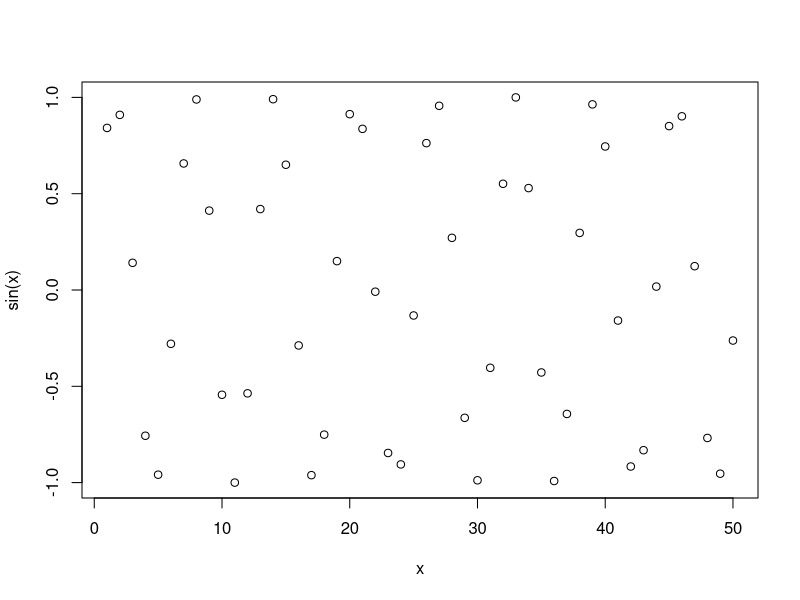
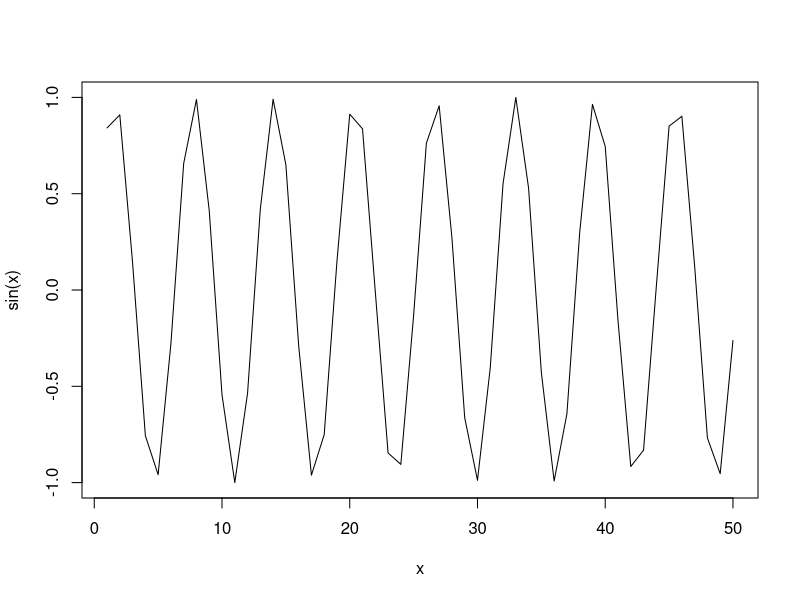
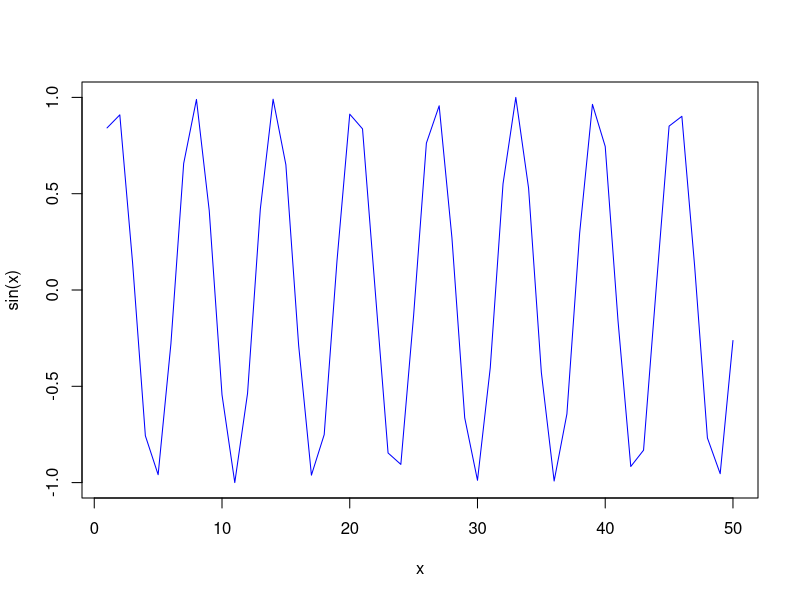
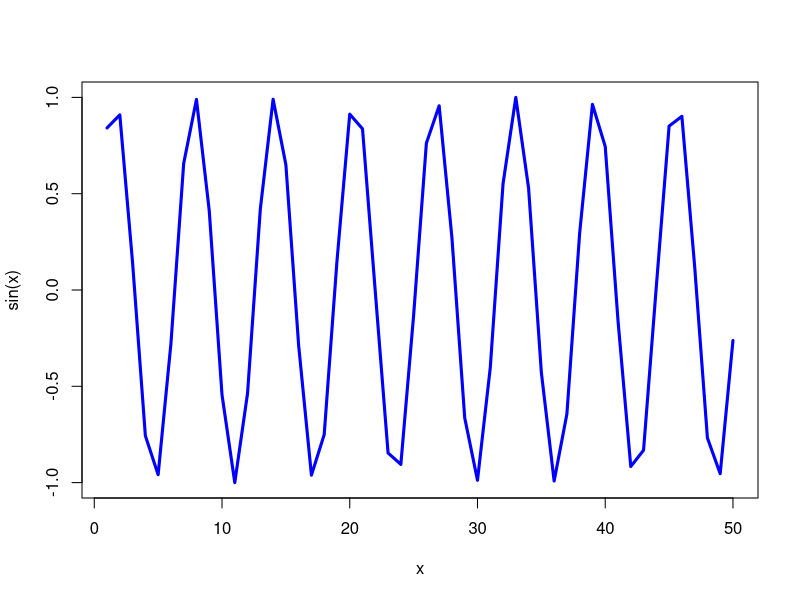
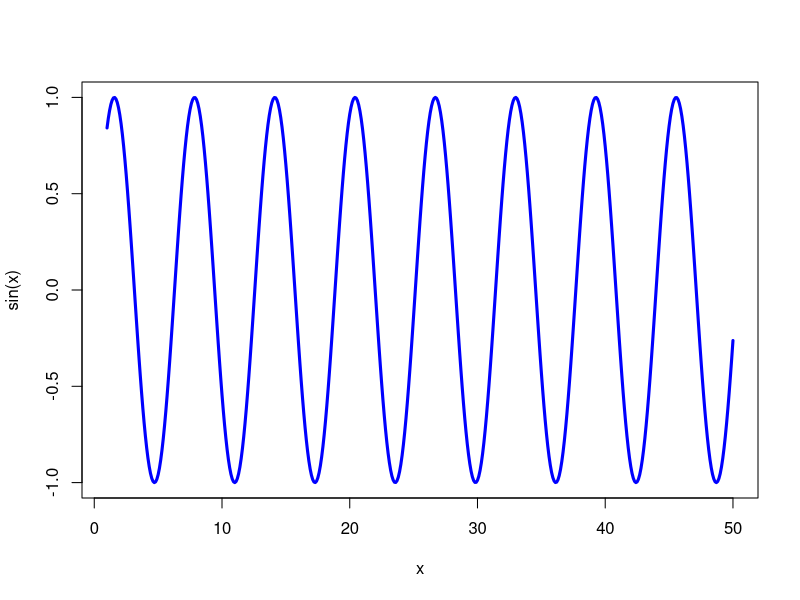

Source code (R) for these figures, in order:
x <- 1:50

plot(x,sin(x))

plot(x, sin(x), type="l")

plot(x,sin(x), type="l",col="BLUE")

plot(x,sin(x), type="l",col="BLUE", lwd=3)

x <- seq(1,50, by=0.1)
plot(x, sin(x), type="l", col="BLUE", lwd=3)
